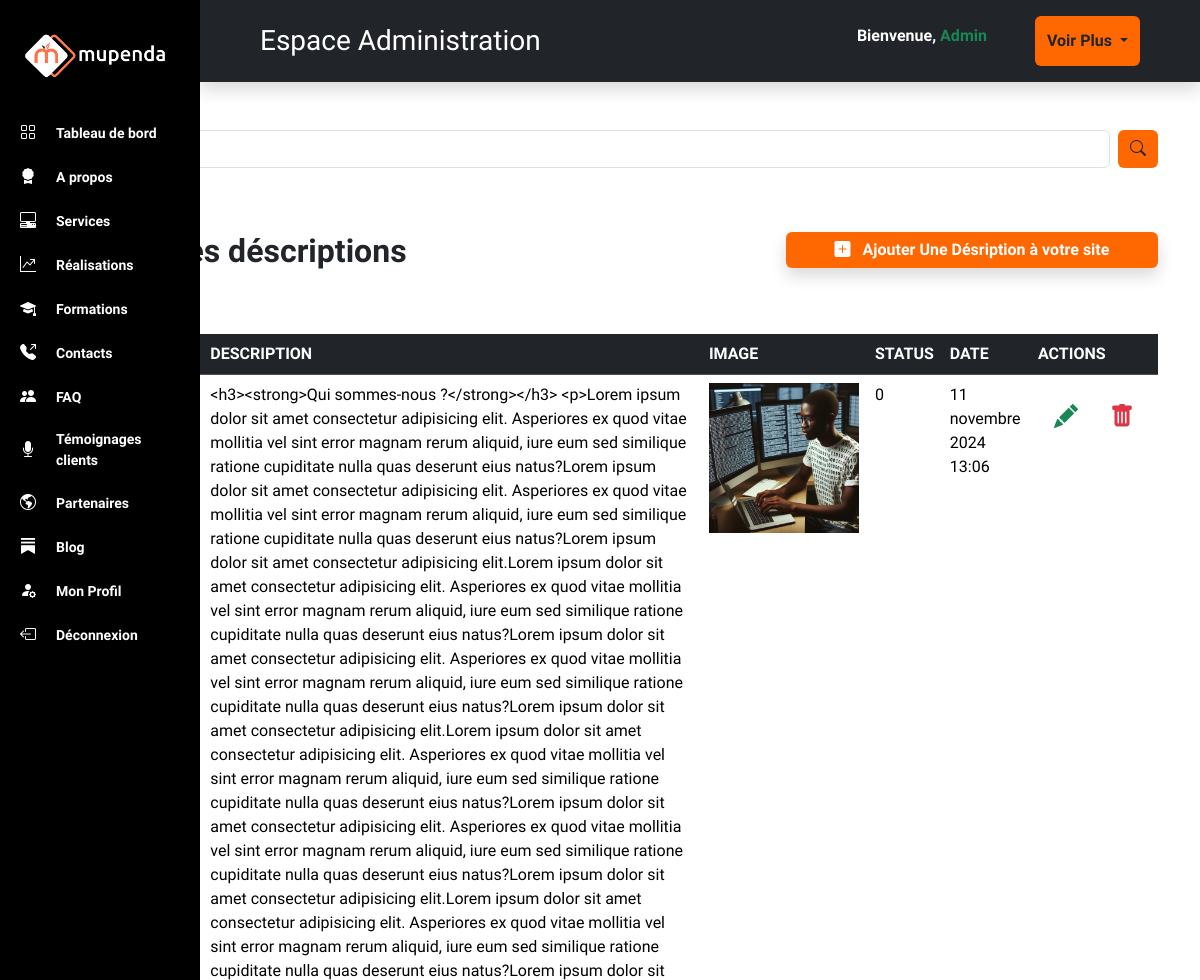
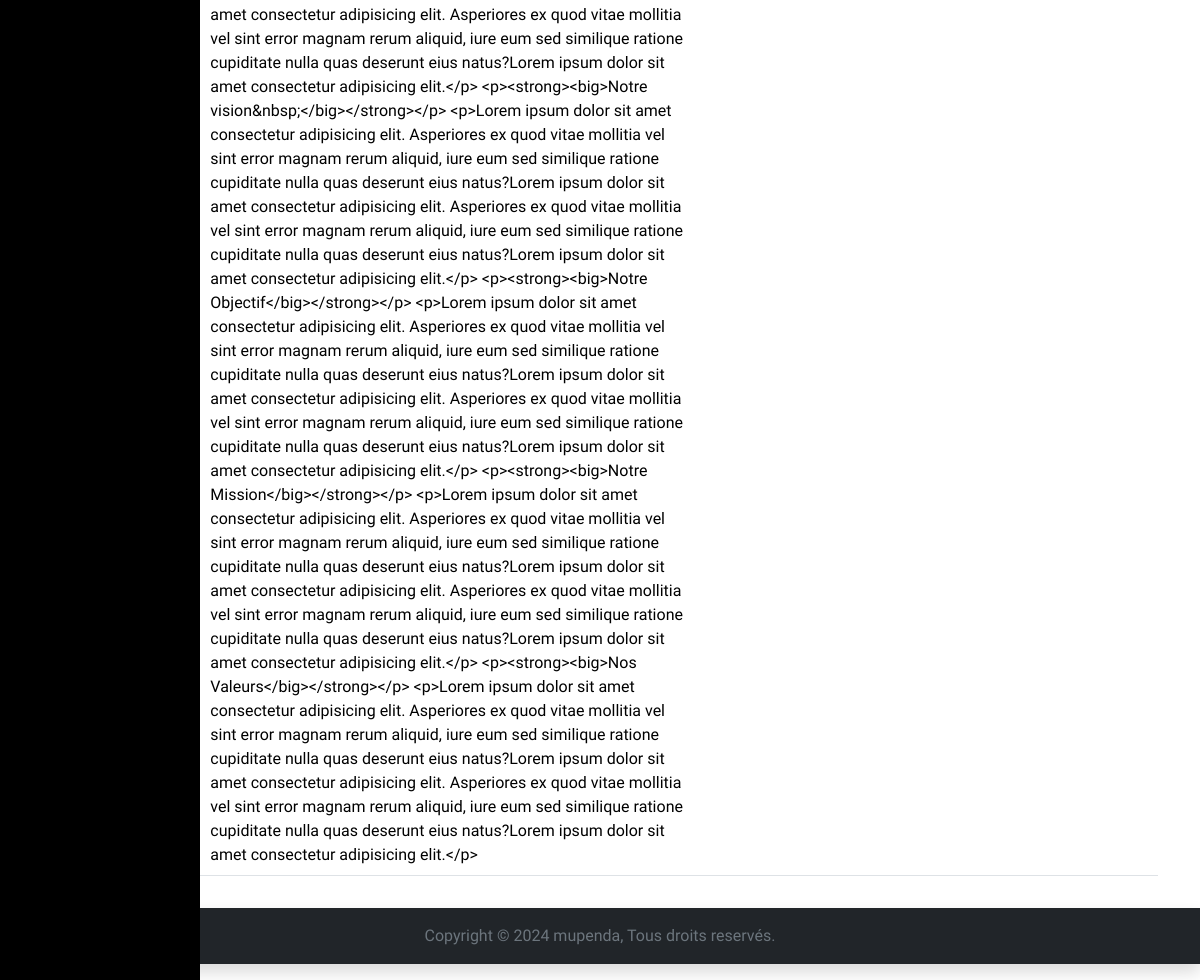
Page /administration/apropos/ on the committed database (2 pictures, top to bottom).
### MupendaApp/models.py (models this page shows, shortened)
class Apropos(models.Model):
    nom = models.CharField(max_length=255, unique=True, null=True)
    contenus = RichTextField(null=True)
    photo = models.ImageField(upload_to="static/images", blank=True, null=True)
    auteur = models.ForeignKey(
        settings.AUTH_USER_MODEL,
        on_delete=models.CASCADE,
        related_name='apropos',
        null=True
    )
    date_ajout = models.DateTimeField(auto_now=True)
    update_on = models.DateTimeField(auto_now_add=True, null=True)
    status = models.IntegerField(choices=STATUS, default=0)
    class Meta:
        ordering = ['date_ajout']

### MupendaApp/views.py (the view)
# urls.py: path('administration/apropos/',views.AdminApropos, name="AdminApropos"),
def AdminApropos(request):
    if request.method == 'POST':
        form = InsertApropos(request.POST)
        if form.is_valid():
            form.save()
    else:
        form = InsertApropos()
        afficher = Apropos.objects.all()
    return render(request, 'administration/apropos.html', {'form':form, 'afficher':afficher})

### MupendaApp/forms.py
class InsertApropos(forms.ModelForm):
    class Meta:
        model = Apropos
        fields = ['nom', 'contenus', 'photo', 'status']
        widgets = {
            'nom' : forms.TextInput(attrs={'class': 'form-control'}),
            'contenus' : forms.TextInput(attrs={'class': 'form-control'}),
            'photo' : forms.FileInput(attrs={'class': 'form-control'}),
            'status' : forms.Select(attrs={'class': 'form-select'}),
        }

### MupendaApp/templates/administration/apropos.html (shortened to what this page needs)
{% extends 'administration/indexAdmin.html' %}
{% block content %}
<section class="pt-5">
    <div class="container">
        <div class="row g-3">
            <div class="col-md-12">
                <form class="d-flex" role="search">
                    <input class="form-control me-2" type="search" placeholder="Recherche" aria-label="Search">
                    <button class="btn" id="btn" type="submit"><i class="bi bi-search"></i></button>
                  </form>
            </div>
        </div>
    </div>
</section>
<section class="py-3">
    <div class="container">
        <div class="row g-3">
            <div class="col-md-12">
              <div class="d-flex py-5">
                <div class="col-md-8">
                  <h2 class="fw-semibold pb-2"> <span class="text-dark">Liste des déscriptions</span></h2>
                </div>
                <div class="col-md-4">
                    <button type="button" class="btn btn-primary shadow fw-semibold w-100" data-bs-toggle="modal" data-bs-target="#staticBackdrop2"><i class="bi bi-plus-square-fill me-2"></i>
                        Ajouter Une Désription à votre site
                    </button>
                </div>
              </div>
                {% if afficher %}
                <table class="table table-hover">
                    <thead class="table-dark">
                      <tr>
                        <th scope="col">ID</th>
                        <th scope="col">TITRE</th>
                        <th scope="col">DESCRIPTION</th>
                        <th scope="col">IMAGE</th>
                        <th scope="col">STATUS</th>
                        <th scope="col">DATE</th>
                        <th scope="col">ACTIONS</th>
                      </tr>
                    </thead>
                    {% for apropos in afficher %}
                    <tbody>
                      <tr>
                        <th scope="row">{{apropos.id}}</th>
                        <td>{{apropos.nom}}</td>
                        <td>{{apropos.contenus}}</td>
                        <td><img width="150" src="{{apropos.photo.url}}" alt="{{apropos.nom}}"></td>
                        <td>{{apropos.status}}</td>
                        <td>{{apropos.date_ajout}}</td>
                        <td>
                          <form action="" method="post" class="d-flex">
                              <a href=" administration/updateApropos' " class="text-success fs-4 p-3"><i class="bi bi-pencil-fill"></i></a>
                              <a href="#" class="text-danger fs-4 p-3"><i class="bi bi-trash-fill"></i></a>
                          </form>
                        </td>
                      </tr>
                    {% endfor %}
                    </tbody>
                </table>
                {% else %}
                    <p class="text-danger fw-semibold">Aucun enregistrement à afficher!</p>
                {% endif %}
            </div>
        </div>
    </div>
</section>
{% endblock %}

### MupendaApp/static/css/2style.css (style rules this page uses)
* { font-family: "Ubuntu", sans-serif; }
h1, h2, h3, h4, h5, h6 { color: #ff6700; }
#btn { background-color: #ff6700; }
.btn { background-color: #ff6700; border: none; }

### rows in the picture
Apropos: contenus "<h3><strong>Qui sommes-nous ?</strong></h3> <p>Lorem ipsum dolor sit amet consectetur adipisicing elit. Asperiores ex quod vitae mollitia vel sint error magnam rerum aliquid, iure eum sed similique ratione cupiditate nulla quas deserunt eius natus?Lorem ipsum dolor sit amet consectetur adipisicing elit. Asperiores ex quod vitae mollitia vel sint error magnam rerum aliquid, iure eum sed similique ratione cupiditate nulla quas deserunt eius natus?Lorem ipsum dolor sit amet consectetur adipisicing elit.Lorem ipsum dolor sit amet consectetur adipisicing elit. Asperiores ex quod vitae mollitia vel sint error magnam rerum aliquid, iure eum sed similique ratione cupiditate nulla quas deserunt eius…", photo (picture), status "0", date_ajout "11 novembre 2024 13:06"
